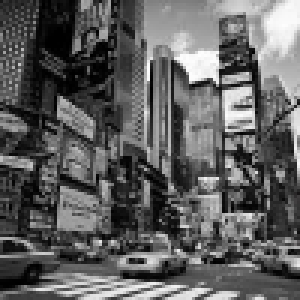
%> input picture Project_2/Proj2_python/origin.jpg, 100 x 100 px (shown 3 times larger)
$ octave proj2.m   (GNU Octave 9; MATLAB toolbox functions it lacks are replaced by stand-ins)
%> lines starting %> are read from the running program, lines starting %| are printed output that depends on the picture; in (x1, y1, x2, y2) boxes, pixels count from 0 and x2, y2 are one past the last pixel; in counts of white or black regions, pixels touching at a corner belong together; the program's own positions count from 1
### Project_2/Proj2_matlab/Solving_Linear_Equations_with_LU_decomposition.m
function x = Solving_Linear_Equations_with_LU_decomposition(A, b)
% write your code here
% the output x should be inv(A)*b (or A\b), but you CANNOT use it as your final answer.
% you CANNOT use any high-level function in your code, for example inv(), matrix division, factorLU(), solve(), etc.
% function here function here function here function here function here
N = length(A);

% LU decomposition
% strating from gauss elimination for A to get U
% with permutation matrix P indicated the row swapping
P = eye(N);
% L matrix
L = eye(N);
% B matrix swapped
B_swapped = b;
% A matrix swapped, PA = A * Permutation
PA = A;
% gauss elimination in A to get U
U = A;
% swapped flag
swapped_flag = 0;
for i = 1:N
    if U(i,i) == 0
        %make sure U[i,i] != 0 and swap row in this case
        for j = i+1:N
            if U(j,i) ~= 0
                % indicated swapped
                swapped_flag = 1;
                % swap row function here with permutation matrix
                temp_U = U(i,:);
                temp_P = P(i,:);


                U(i,:) = U(j,:);
                P(i,:) = P(j,:);


                U(j,:) = temp_U;
                P(j,:) = temp_P;
                break
            end
        end
    end
    for column = i+1:N
        if U(column,i) ~= 0
            % do subtraction here calculate fraction
            fraction = U(column,i) / U(i,i);

            % subtracte the row and get L through swapped matrix PA = LU
            L(column,i) = fraction;
            for k = 1:N
                U(column,k) = U(column,k) - fraction * U(i,k);
            end
        end
    end
end
PA = P*A;
B_swapped = P*B_swapped;
% recurtion when PA ~= A, indecated swapped
if swapped_flag == 1
    % CLEAN UP FOR MEMORY
    U = 0;L = 0;
    P = 0;X = 0;
    x = Solving_Linear_Equations_with_LU_decomposition(PA, B_swapped);
else


    % get swapped D matrix
    D = zeros(N,1);
    % since we know that L*D = B_swapped
    for i = 1:N
        D(i) = B_swapped(i) - d_sum(i,L,D);
    end

    % get X matrix sloven
    % using UX = D
    X = zeros(N,1);

    for i = N:-1:1
        X(i) = (D(i) - x_sum(i,U,X,N)) / U(i,i);
    end


    x = X;
end

### Project_2/Proj2_matlab/proj2.m
clear all
close all
clc

% number of rows of your reference image. Use a small number if your computer is slow
row = 100;
img_ori = im2double(imresize(rgb2gray(imread('C:\Users\BRUCE WANG\Desktop\origin.jpg')), [row NaN]));
%> img_ori: size 100x100 double; min 0, max 0.996, mean 0.373
figure
imshow(img_ori)
title('Reference Image')


% the linear motion of a camera by len pixels horizontally
len = round(0.1 * size(img_ori,1));
%> len = 10

for i = 1:size(img_ori,1)
    for j = 1:size(img_ori,2)-len+1
        img_motion(i, j) = mean(img_ori(i, j:j+len-1));
    end
end
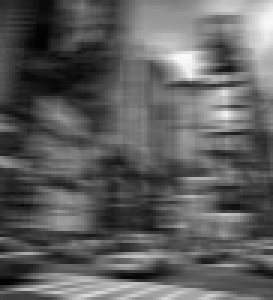
%> img_motion: size 100x91 double (shown 3 times larger); min 0.00431, max 0.982, mean 0.371
figure
imshow(img_motion)
title('Motion Blur Image')


motion_matrix = zeros(numel(img_motion), numel(img_ori));
order = reshape((1:numel(img_motion))', size(img_motion));
for i = 1:size(img_ori,1)
    fprintf('building motion matrix...%.1f%%\n', i/size(img_ori,1)*100);
    for j = 1:size(img_ori,2)-len+1
        img_temp = zeros(size(img_ori));
        img_temp(i, j:j+len-1) = 1.0/len;
        motion_matrix(order(i, j), :) = reshape(img_temp, 1, []);
    end
end
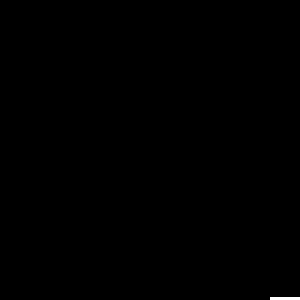
%> img_temp: size 100x100 double (shown 3 times larger); values 0 (black) and 0.1 (white), 0.1% white in thin lines or dots, all inside (x1, y1, x2, y2) = (90, 99, 100, 100)


img_matrix_blur = reshape(motion_matrix * reshape(img_ori, [], 1), size(img_motion));
if max(max(abs(img_matrix_blur - img_motion))) > 1e-10
    error('wrong motion matrix');
end


boundary_matrix = zeros((len-1)*size(img_ori,1), numel(img_ori));
boundary_counter = 1;
for i = 1:size(img_ori,1)
    fprintf('building boundary matrix...%.1f%%\n', i/size(img_ori,1)*100);
    for j = 1:len-1
        img_temp = zeros(size(img_ori));
        img_temp(i, j) = 1.0;
        boundary_matrix(boundary_counter, :) = reshape(img_temp, 1, []);
        boundary_vector(boundary_counter, 1) = img_ori(i, j);
        boundary_counter = boundary_counter + 1;
    end
end
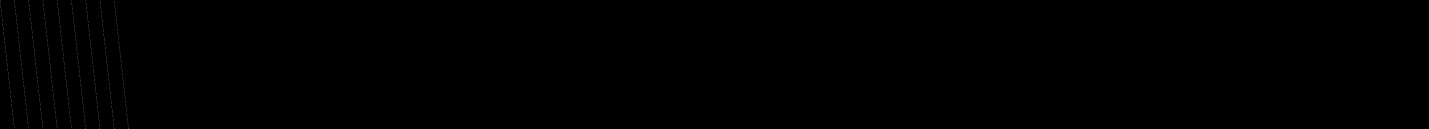
%> boundary_matrix: size 900x10000 double (shown at 1/7 size); values 0 (black) and 1 (white), 0.01% white in thin lines or dots, all inside (x1, y1, x2, y2) = (0, 0, 900, 900)
%> img_temp: size 100x100 double; values 0 (black) and 1 (white), 0.01% white in thin lines or dots, all inside (x1, y1, x2, y2) = (8, 99, 9, 100)
%> after the loop, boundary_counter = 901; boundary_vector = 900 values, max 0.776 at index 196, min 0 at index 852, mean 0.257

% linear equations: Ax = b
A = [motion_matrix; boundary_matrix];
b = [reshape(img_motion, [], 1); boundary_vector];
tic
img_deblur = reshape(Solving_Linear_Equations_with_LU_decomposition(A, b), size(img_ori));
%> the run ends on the next line
